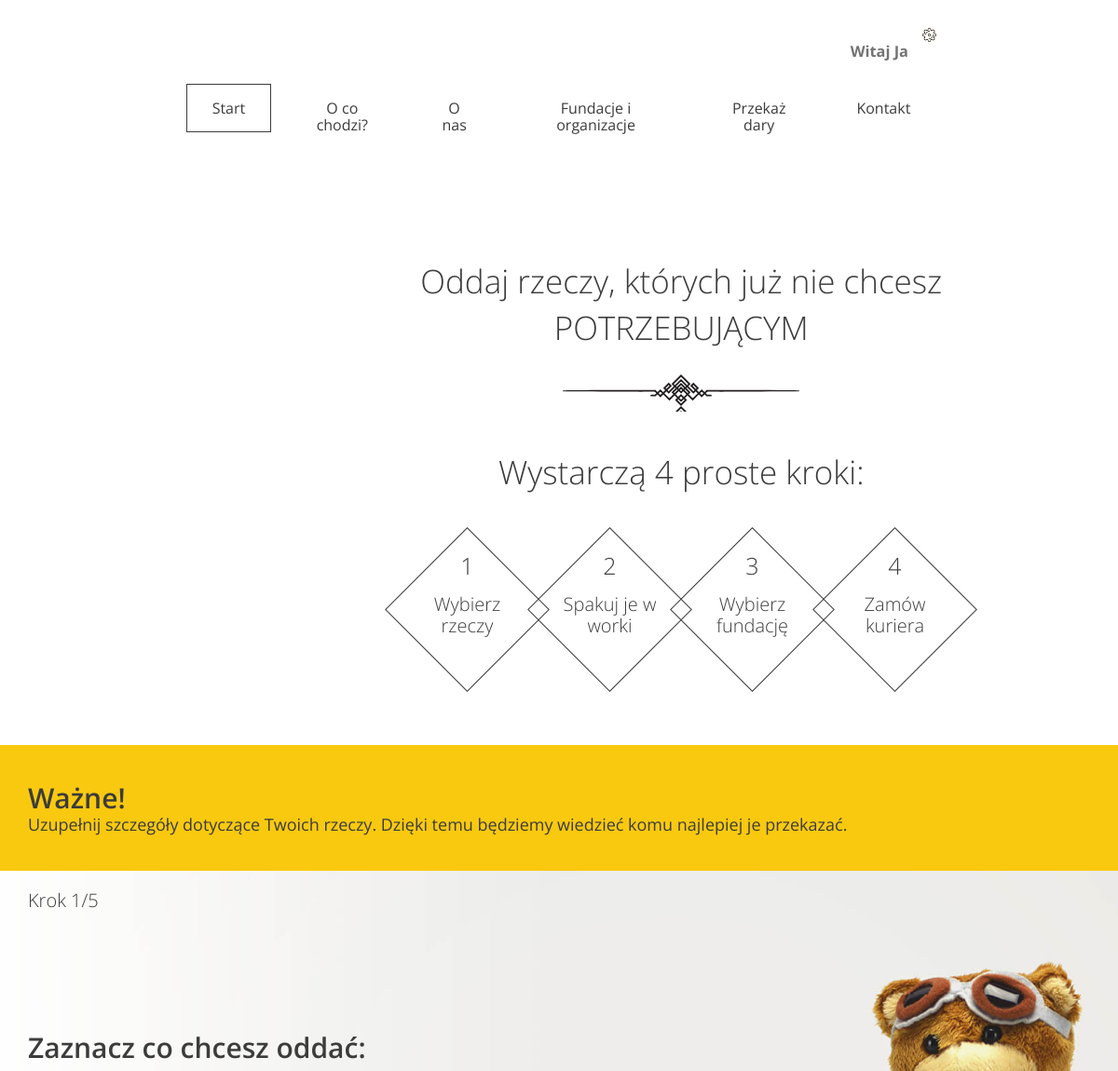
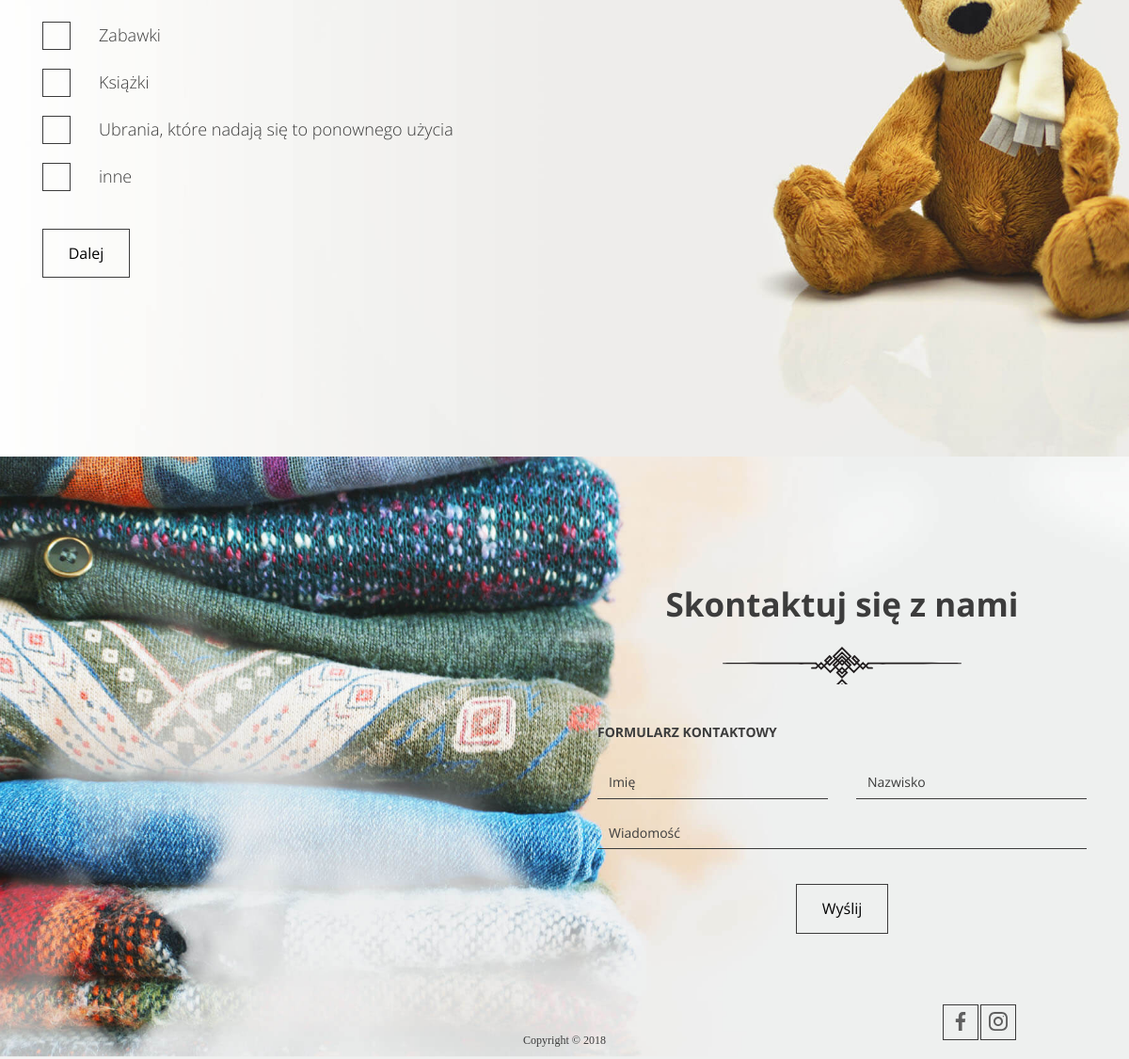
/add_donation/ (signed in), run on the app's committed database (2 pictures, top to bottom).
### charity_app/models.py (models this page shows, shortened)
class Category(models.Model):
    name = models.CharField(max_length=64)

### charity_app/views.py (the view, shortened to what this page needs)
# urls.py: path('add_donation/', views.AddDonationView.as_view(), name='add_donation'),
class AddDonationView(LoginRequiredMixin, View):
    login_url = 'login'
    def get(self, request):
        categories = Category.objects.all()
        institutions = Institution.objects.all()
        ctx = {
            'categories': categories,
            'institutions': institutions
        }
        return render(request, 'form.html', ctx)

### charity_app/templates/form.html (shortened to what this page needs)
{% extends 'base.html' %}
{% load static %}
{% block main %}
      <div class="slogan container container--90">
        <div class="slogan--item">
          <h1>
            Oddaj rzeczy, których już nie chcesz<br />
            <span class="uppercase">potrzebującym</span>
          </h1>
          <div class="slogan--steps">
            <div class="slogan--steps-title">Wystarczą 4 proste kroki:</div>
            <ul class="slogan--steps-boxes">
              <li>
                <div><em>1</em><span>Wybierz rzeczy</span></div>
              </li>
              <li>
                <div><em>2</em><span>Spakuj je w worki</span></div>
              </li>
              <li>
                <div><em>3</em><span>Wybierz fundację</span></div>
              </li>
              <li>
                <div><em>4</em><span>Zamów kuriera</span></div>
              </li>
            </ul>
          </div>
        </div>
      </div>
    </header>
    <section class="form--steps">
      <div class="form--steps-instructions">
        <div class="form--steps-container">
          <h3>Ważne!</h3>
          <p data-step="1" class="active">
            Uzupełnij szczegóły dotyczące Twoich rzeczy. Dzięki temu będziemy
            wiedzieć komu najlepiej je przekazać.
          </p>
        </div>
      </div>
      <div class="form--steps-container">
        <div class="form--steps-counter">Krok <span>1</span>/5</div>
        <form action="form-confirmation.html" method="post">
          <div data-step="1" class="active">
            <h3>Zaznacz co chcesz oddać:</h3>
            {% for category in categories %}
            <div class="form-group form-group--checkbox">
              <label>
                <span class="checkbox"></span>
                <span class="description">{{ category.name }}</span>
              </label>
            </div>
              {% endfor %}
            <div class="form-group form-group--buttons">
              <button type="button" class="btn next-step">Dalej</button>
            </div>
          </div>
        </form>
      </div>
    </section>
    <footer>
      <div id="contact" class="contact">
        <h2>Skontaktuj się z nami</h2>
        <h3>Formularz kontaktowy</h3>
        <form class="form--contact">
          <div class="form-group form-group--50">
            <input type="text" name="name" placeholder="Imię" />
          </div>
          <div class="form-group form-group--50">
            <input type="text" name="surname" placeholder="Nazwisko" />
          </div>
          <div class="form-group">
            <textarea
              name="message"
              placeholder="Wiadomość"
              rows="1"
            ></textarea>
          </div>
          <button class="btn" type="submit">Wyślij</button>
        </form>
      </div>
      <div class="bottom-line">
        <span class="bottom-line--copy">Copyright &copy; 2018</span>
        <div class="bottom-line--icons">
          <a href="#" class="btn btn--small"
            ><img src="{% static 'images/icon-facebook.svg' %}"
          /></a>
          <a href="#" class="btn btn--small"
            ><img src="{% static 'images/icon-instagram.svg' %}"
          /></a>
        </div>
      </div>
    </footer>
  </body>
</html>
{% endblock %}

### charity_app/templates/base.html (shortened to what this page needs)
<!DOCTYPE html>
{% load static %}
<html lang="pl">
  <head>
    <link rel="stylesheet" href="{% static 'css/style.css' %}">
  </head>
  <body>
    <header class="header--main-page">
        <nav class="container container--70">
     {% if user.is_authenticated %}
         <ul class="nav--actions">
            <li class="logged-user">
          <h3>Witaj {{user.first_name}}</h3>
          {% else %}
              </li>
            <ul class="nav--actions">
                <li><a href="/login/#form" class="btn btn--small btn--without-border">Zaloguj</a></li>
                <li><a href="/register/#form" class="btn btn--small btn--highlighted">Załóż konto</a></li>
            </ul>
          {% endif %}
         </ul>
        </nav>
        <nav class="container container--70">
            <ul>
                <li><a href="/" class="btn btn--without-border active">Start</a></li>
                <li><a href="/#steps" class="btn btn--without-border">O co chodzi?</a></li>
                <li><a href="/#about-us" class="btn btn--without-border">O nas</a></li>
                <li><a href="/#help" class="btn btn--without-border">Fundacje i organizacje</a></li>
                <li><a href="/add_donation" class="btn btn--without-border">Przekaż dary</a></li>
                <li><a href="/#contact" class="btn btn--without-border">Kontakt</a></li>
            </ul>
        </nav>
{% block main %}
{% endblock %}

### data on the page
Category: name "Zabawki"
Category: name "Książki"
Category: name "Ubrania, które nadają się to ponownego użycia"
Category: name "inne"

### other printed values
{{ user.first_name }} "Ja"
